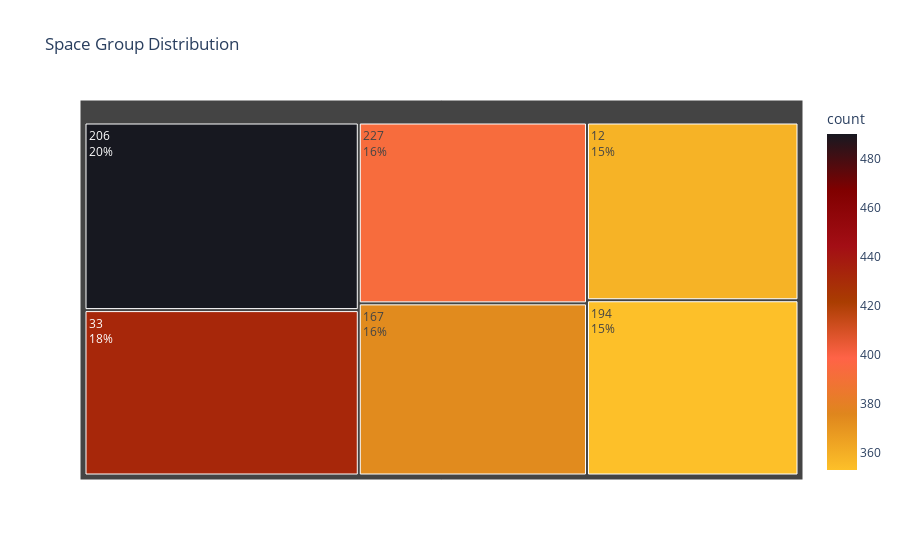

Write notebook code for a chart like this one.
### Code cell
# Instead of a typical bar chart, I found treemaps especially useful and creative for our dataset
# Setting up color palette
orange_black = [
    '#fdc029', '#df861d', '#FF6347', '#aa3d01', '#a30e15', '#800000', '#171820'
]

# Setting plot styling.
plt.style.use('ggplot')

cntstr = data_train.spacegroup.value_counts().rename_axis('location').reset_index(
    name='count')

fig = px.treemap(cntstr,
                 path=['location'],
                 values='count',
                 color='count',
                 color_continuous_scale=orange_black,
                 title='Space Group Distribution')

fig.update_traces(textinfo='label+percent entry')
fig.show()

### Figure 1 — Plotly figure (JSON) as saved in the notebook; plotly's stock layout.template omitted (floating-point values rounded to 4 significant figures)
{"data": [{"branchvalues": "total", "customdata": [[358], [432], [374], [353], [490], [393]], "domain": {"x": [0, 1], "y": [0, 1]}, "hovertemplate": "labels=%{label}<br>count_sum=%{value}<br>parent=%{parent}<br>id=%{id}<br>count=%{color}<extra></extra>", "ids": ["12", "33", "167", "194", "206", "227"], "labels": ["12", "33", "167", "194", "206", "227"], "marker": {"coloraxis": "coloraxis", "colors": [358, 432, 374, 353, 490, 393]}, "name": "", "parents": ["", "", "", "", "", ""], "textinfo": "label+percent entry", "type": "treemap", "values": [358, 432, 374, 353, 490, 393]}], "layout": {"coloraxis": {"colorbar": {"title": {"text": "count"}}, "colorscale": [[0, "#fdc029"], [0.1667, "#df861d"], [0.3333, "#FF6347"], [0.5, "#aa3d01"], [0.6667, "#a30e15"], [0.8333, "#800000"], [1, "#171820"]]}, "legend": {"tracegroupgap": 0}, "title": {"text": "Space Group Distribution"}}}
